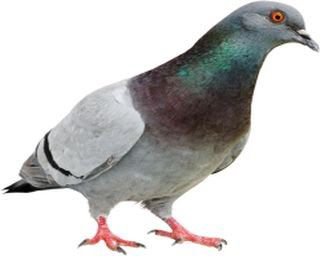
#> input picture Ex4/queryimage.png, 320 x 256 px
$ jupyter execute --allow-errors EC21B1106_LAB4_Q1,2.ipynb
#> lines starting #> are read from the running program, lines starting #| are printed output that depends on the picture; long printed decimals are rounded
# LAB -4

## A Amar Rohith
## EC21B1106

1.	In this question,  you will explore the concept of Mahalanobis distance and its application to classifying samples from the Iris dataset. The Iris dataset is a commonly used dataset in machine learning and consists of three classes of iris plants: Setosa, Versicolor, and Virginica. You will compute the Mahalanobis distance for one sample from each class and classify the samples based on their Mahalanobis distance.

Tasks:
●	Load the Iris dataset (csv file present in the classroom).
●	Choose one random sample from each class (Setosa, Versicolor, and Virginica) which will act as the test data.
●	Compute the mean vector and covariance matrix for each class (without the sample picked in the previous part, now it will act as the test data).
●	Calculate the Mahalanobis distance for each of the selected samples with each of the class using the formula:
Mahalanobis distance = sqrt((x - μ)ᵀ * Σ⁻¹ * (x - μ))
Where:
x is the feature vector of the sample.
μ is the mean vector for each class.
Σ⁻¹ is the inverse of the covariance matrix for each class.

●	Compare the Mahalanobis distances for the three samples and classify each sample to the class with the smallest Mahalanobis distance.
●	Print the original class and the predicted class for each sample, along with their Mahalanobis distances.

[cell 1]
import pandas as pd
import numpy as np
import cv2
import matplotlib.pyplot as plt
import math

def mycovariance_matrix(data):
    data = np.array(data)
    num_samples, num_variables = data.shape
    means = np.mean(data, axis=0)
    centered_data = data - means
    cov_matrix = np.dot(centered_data.T, centered_data) / (num_samples - 1)
    return cov_matrix

def mahalanobis_distance(sample, mean_vector, cov_matrix):
   inv_cov_matrix = np.linalg.inv(cov_matrix)
   sample = np.array(sample)
   mean_vector = np.array(mean_vector)
   diff = sample - mean_vector
   distance = np.sqrt(np.dot(np.dot(diff, inv_cov_matrix), diff.T))
   return distance

def calculate_correlation(x, y):
    x_mean = np.mean(x)
    y_mean = np.mean(y)
    numerator = sum((x_i - x_mean) * (y_i - y_mean) for x_i, y_i in zip(x, y))
    x_squared_sum = sum((x_i - x_mean)**2 for x_i in x)
    y_squared_sum = sum((y_i - y_mean)**2 for y_i in y)
    denominator = (np.sqrt(x_squared_sum) * np.sqrt(y_squared_sum))
    return numerator / denominator

def kl(H1, H2):
    kl_div = 0
    for i in range(len(H1)):
        if H1[i] != 0 and H2[i] != 0:
            kl_div += H1[i] * np.log(H1[i] / H2[i])
    return kl_div

def bhattacharyya_distance(H1, H2):
    bc = 0
    for i in range(len(H1)):
        bc += np.sqrt(H1[i] * H2[i])
    return -np.log(bc)

def read_file(filename):
    with open(filename, 'r') as file:
        return file.read()

def create_vector(text, vocabulary):
    vector = [0] * len(vocabulary)
    words = text.lower().split()
    for word in words:
        if word in vocabulary:
            vector[vocabulary[word]] += 1
    return vector

#> (a cell that did not finish here is left out)

#> (a cell that did not finish here is left out)

#> (a cell that did not finish here is left out)

#> (a cell that did not finish here is left out)

#> (a cell that did not finish here is left out)

2.	  You are conducting a study to explore the relationships between various factors and their potential correlation with the test scores of a group of individuals. You have gathered data from a group of individuals, and the table below represents the hours spent on different activities, along with their corresponding test scores. Your task is to analyze the data and determine the type of correlation, if any, between each variable and the test scores, without using built-in functions for calculating correlation.

[cell 7]
data = {
    'Hours Studied': [2, 3, 4, 5, 6, 7],
    'Hours Watching TV': [4, 3, 2, 1, 0, 0],
    'Outdoor Activity Time': [2, 4, 6, 8, 10, 12],
    'Hours Listening to Music': [2, 3, 4, 1, 5, 0],
    'Water Consumed': [5, 6, 5, 6, 4, 5],
    'Test Score': [65, 70, 75, 80, 85, 90]
}
df=pd.DataFrame(data)
df.head()
target_variable=df["Test Score"]
variables=['Hours Studied', 'Hours Watching TV', 'Outdoor Activity Time', 'Hours Listening to Music', 'Water Consumed']
for feature in variables:
    corr=calculate_correlation(data[feature], data["Test Score"])
    print(f"correlation between {feature} and test score is : {corr}")

3.	Consider the following images. Obtain the histograms for each of the images. Using a suitable distance measure (Bhattacharyya Distance) , find the distance between the query image and reference images. You can use the inbuilt function to calculate the Bhattacharyya Distance between two histograms, check classroom post for more information.

[cell 8]
query_image=cv2.imread('queryimage.png',cv2.IMREAD_GRAYSCALE)
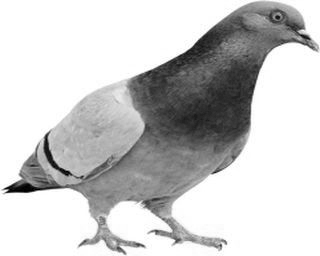
#> query_image: shape (256, 320); min 0, max 255, mean 202.5
ref_image_1=cv2.imread('refimage1.png',cv2.IMREAD_GRAYSCALE)
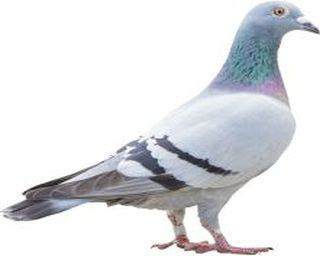
#> input picture Ex4/refimage1.png, 320 x 256 px
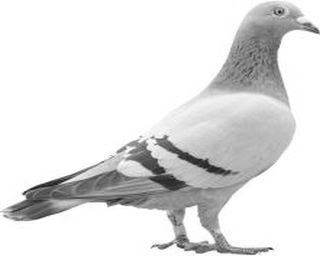
#> ref_image_1: shape (256, 320); min 21, max 255, mean 224.7
ref_image_2=cv2.imread('refimage2.png',cv2.IMREAD_GRAYSCALE)
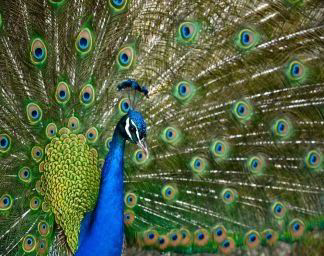
#> input picture Ex4/refimage2.png, 324 x 256 px
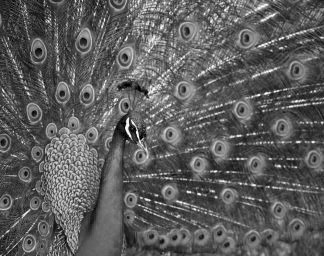
#> ref_image_2: shape (256, 324); min 0, max 253, mean 92.3
hist_query = cv2.calcHist([query_image], [0], None, [256], [0, 256])
#> hist_query = 256 values, max 43805 at index 255, min 0 at index 38, mean 320
hist_ref_1 = cv2.calcHist([ref_image_1], [0], None, [256], [0, 256])
#> hist_ref_1 = 256 values, max 47610 at index 255, min 0 at index 0, mean 320
hist_ref_2 = cv2.calcHist([ref_image_2], [0], None, [256], [0, 256])
#> hist_ref_2 = 256 values, max 2546 at index 61, min 0 at index 1, mean 324
hist_query = cv2.normalize(hist_query, hist_query).flatten()
#> hist_query = 256 values, max 0.996 at index 255, min 0 at index 38, mean 0.00728
hist_ref_1 = cv2.normalize(hist_ref_1, hist_ref_1).flatten()
#> hist_ref_1 = 256 values, max 0.997 at index 255, min 0 at index 0, mean 0.0067
hist_ref_2 = cv2.normalize(hist_ref_2, hist_ref_2).flatten()
#> hist_ref_2 = 256 values, max 0.239 at index 61, min 0 at index 1, mean 0.0304
dist_ref_1 = cv2.compareHist(hist_query, hist_ref_1, cv2.HISTCMP_BHATTACHARYYA)
#> dist_ref_1 = 0.194
dist_ref_2 = cv2.compareHist(hist_query, hist_ref_2, cv2.HISTCMP_BHATTACHARYYA)
#> dist_ref_2 = 0.647

print(f"Bhattacharyya Distance (Query vs Ref Image 1): {dist_ref_1}")
#| Bhattacharyya Distance (Query vs Ref Image 1): 0.1945
print(f"Bhattacharyya Distance (Query vs Ref Image 2): {dist_ref_2}")
#| Bhattacharyya Distance (Query vs Ref Image 2): 0.6473

plt.figure(figsize=(10, 6))

plt.subplot(1, 3, 1)
plt.title("Query Image Histogram")
plt.plot(hist_query, color='r')

plt.subplot(1, 3, 2)
plt.title("Reference Image 1 Histogram")
plt.plot(hist_ref_1, color='g')

plt.subplot(1, 3, 3)
plt.title("Reference Image 2 Histogram")
plt.plot(hist_ref_2, color='b')


plt.show()
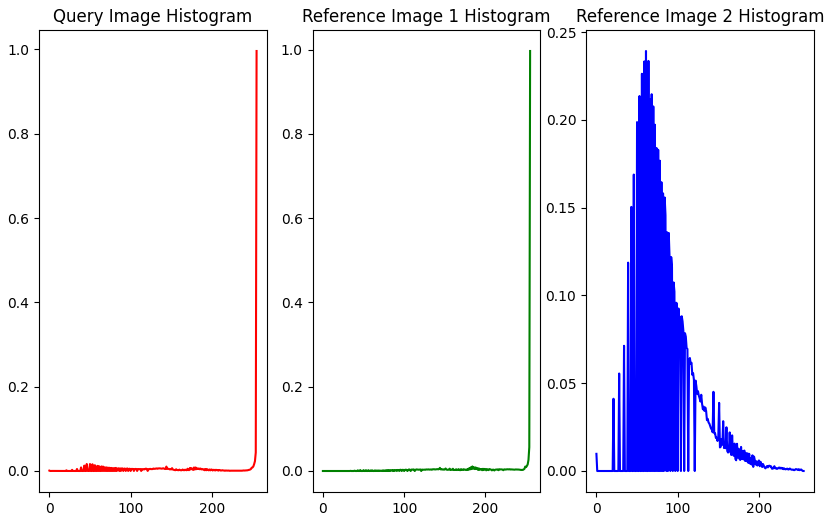
#> figure drawn by matplotlib, 3 panels; panel 1: curve peaks at x = 255, y = 0.996; panel 2: curve peaks at x = 255, y = 0.997; panel 3: curve peaks at x = 61, y = 0.239

## Part B

1.	Calculate the distance between the two normalized histograms H1 and H2 using each of the following methods:
(a) KL Distance
(b) Bhattacharyya Distance
H1 = [ 0.24, 0.2, 0.16, 0.12, 0.08, 0.04, 0.12, 0.04]
H2 = [ 0.22, 0.23, 0.16, 0.13, 0.11, 0.08, 0.05, 0.02]

[cell 9]
H1 = np.array([0.24, 0.2, 0.16, 0.12, 0.08, 0.04, 0.12, 0.04])
H2 = np.array([0.22, 0.23, 0.16, 0.13, 0.11, 0.08, 0.05, 0.02])
kl_distance = kl(H1, H2)
bhatt_distance = bhattacharyya_distance(H1, H2)
print(f"KL Divergence: {kl_distance}")
print(f"Bhattacharyya Distance: {bhatt_distance}")

2.	Compare two text files doc1.txt and doc2.txt using cosine distance.

#> (a cell that did not finish here is left out)
